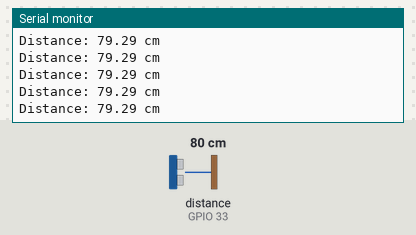
This sketch was run on a simulated ESP32. On the bench: the last lines printed to the serial monitor. Wiring (inferred from the names in the program): ultrasonic range finder: trigger GPIO 32; echo GPIO 33. The inputs (shaded band) are chosen by the test bench; at power-on: distance to the obstacle (sensor on GPIO 33) 80 cm. The echo pulse lasts 58.3 µs per cm.

Above: at 1.2 s.
1.3 s: distance to the obstacle (sensor on GPIO 33) set to 299 cm
At 2.4 s:
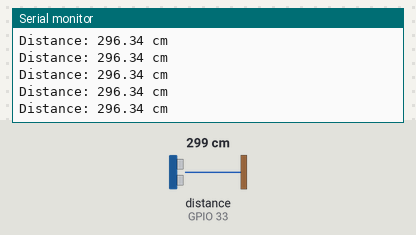
4.3 s: distance to the obstacle (sensor on GPIO 33) set to 2 cm
At 4.9 s:
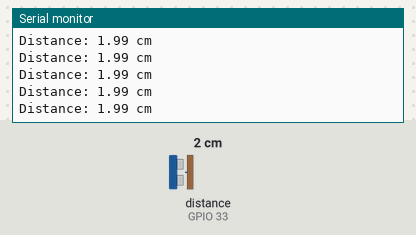
Timing chart, 0 to 7.3 s (numbered marks = the images above; inputs shaded):
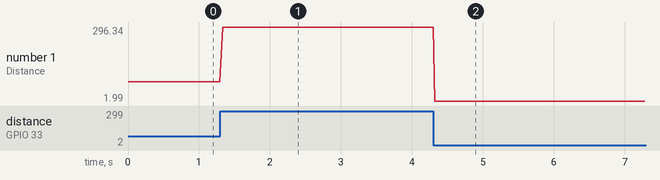

Measured:
- after the input at 1.3 s, the serial monitor: prints a new line at once (image 1)
- after the input at 4.3 s, the serial monitor: prints a new line at once (image 2)
- plotted number 1: 79.29 → 296.34 after the input at 1.3 s, 296.34 → 1.99 after the input at 4.3 s

The sketch:

Fast-Pingtest.ino
```cpp
const int trigPin = 32;
const int echoPin = 33;

void setup() {
  Serial.begin(9600);
  pinMode(trigPin, OUTPUT);
  pinMode(echoPin, INPUT);
}

void loop() {
  // Send ultrasonic pulse
  digitalWrite(trigPin, LOW);
  delayMicroseconds(2);
  digitalWrite(trigPin, HIGH);
  delayMicroseconds(10);
  digitalWrite(trigPin, LOW);

  // Measure the duration of the echo pulse
  unsigned long duration = pulseIn(echoPin, HIGH);

  // Calculate distance in centimeters
  float distance_cm = duration * 0.034 / 2;

  // Print the distance
  Serial.print("Distance: ");
  Serial.print(distance_cm);
  Serial.println(" cm");

  // Wait for next ping (50 ms delay for approximately 20 pings per second)
  delay(20);
}
```
